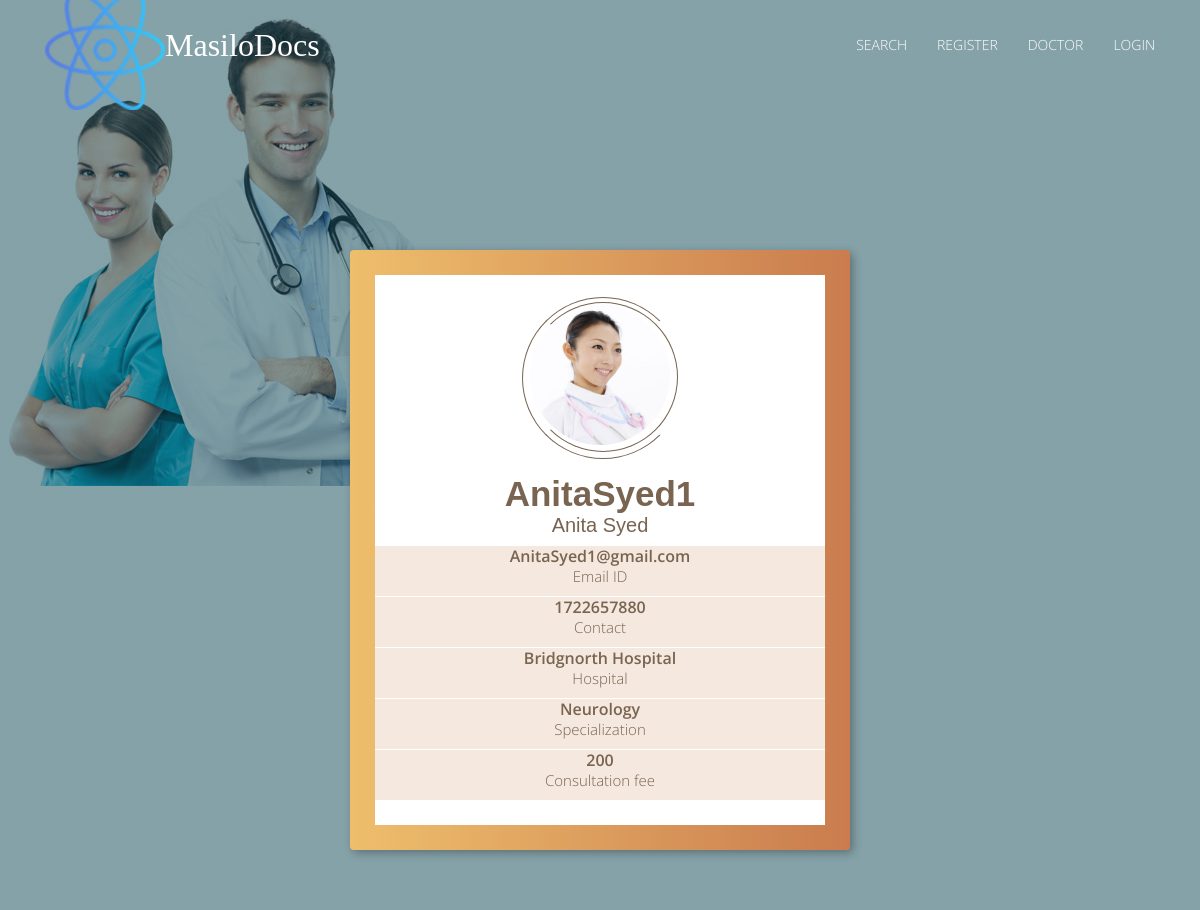
The page /doctor/2/ on the database its author committed.
### accounts/models.py (models this page shows, shortened)
class DoctorProfile(models.Model):
    user = models.OneToOneField(User, on_delete=models.CASCADE)
    hospital = models.ForeignKey('healthcare.Hospital', on_delete=models.CASCADE)
    contact = models.CharField(max_length=50)
    specialization = models.ForeignKey('healthcare.Department', on_delete=models.CASCADE)
    consultation_fee = models.IntegerField(default=200)
    amount = models.PositiveIntegerField(default=100)

### healthcare/models.py (models this page shows)
class Hospital(models.Model):
    name = models.CharField(max_length=100)
    location = models.ForeignKey(Location)
    contact = models.CharField(max_length=100, default='123456789')
    email = models.CharField(max_length=100,default='hospital_email@gmail.com')
    amount = models.PositiveIntegerField(default=100)
    def __str__(self):
        return self.name

class Department(models.Model):
    department_id = models.AutoField(primary_key=True)
    department_name = models.CharField(max_length=500)
    def __str__(self):
        return self.department_name

### accounts/views.py (the view)
# urls.py: url(r'^doctor/(?P<pk>[0-9]+)/', views.DoctorDetail.as_view(), name='doctor-detail'),
class DoctorDetail(generic.DetailView):
    model = DoctorProfile
    template_name = 'registration/doctorprofile.html'

### accounts/templates/registration/doctorprofile.html (shortened to what this page needs)
{% extends 'healthcare/base.html' %}
{% block body %}
{% load staticfiles %}
        <div class="containers">
          <div class="content-profile">
            <div class="profile">
              <div class="image-content">
                <div class="circle circle-1"></div>
                <div class="circle circle-2"></div><img src="{% static "img/doctor1.jpg" %}" alt="imgprofile"/>
              </div>
              <h4 class="profile__name" style="font-size:35px;">{{ doctorprofile.user.username }}<span style="font-size:20px">{{ doctorprofile.user.first_name }} {{ doctorprofile.user.last_name }}</span></h4>
            </div>
            <div class="profile-info">
              <div class="profile-info__item">
                <p>{{ doctorprofile.user.email }}<span>Email ID</span></p>
              </div>
              <div class="profile-info__item">
                <p>{{ doctorprofile.contact }}<span>Contact</span></p>
              </div>
              <div class="profile-info__item">
                <p>{{ doctorprofile.hospital }}<span>Hospital</span></p>
              </div>
              <div class="profile-info__item">
                <p>{{ doctorprofile.specialization }}<span>Specialization</span></p>
              </div>
              <div class="profile-info__item">
                <p>{{ doctorprofile.consultation_fee }}<span>Consultation fee</span></p>
              </div>
            </div>
          </div>
        </div>
{% endblock %}

### healthcare/static/css/style.css (style rules this page uses)
span { margin: 0 10px; }
span:first-of-type { margin-left: 0; }
span:last-of-type { margin-right: 0; }

### healthcare/static/css/profile.css (style rules this page uses)
.containers { width: 500px; height: 600px; margin: 60px auto; background: linear-gradient(to right, #EEBE6C 0%, #CA7C4E 100%); background: linear-gradient(bottom left, #EEBE6C 100%, #CA7C4E 0%); border-radius: 4px; box-shadow: 3px 3px 10px rgba(0, 0, 0, 0.3); position: relative; display: flex; justify-content: center; align-items: center; }
.content-profile { width: 450px; height: 550px; background: #fff; overflow: hidden; font-family: "Open Sans", sans-serif; -webkit-font-smoothing: antialiased; -moz-osx-font-smoothing: grayscale; }
.content-profile .profile { background: #fff; text-align: center; }
.content-profile .profile .image-content { width: 140px; height: 140px; margin: 30px auto; position: relative; }
.content-profile .profile .image-content .circle { position: absolute; top: -3px; left: -2px; border-radius: 50%; border-width: 1px; transition: .3s all; overflow: hidden; transition: 1s all; }
.content-profile .profile .image-content .circle-1 { width: 150px; height: 150px; border-style: solid; border-color: #786450 #786450 #786450 #fff; }
.content-profile .profile .image-content .circle-2 { width: 162px; height: 162px; top: -8px; left: -8px; border-style: solid; border-color: #786450 #fff #786450 #786450; }
.content-profile .profile .image-content img { display: block; border-radius: 50%; width: 100%; height: 100%; }
.content-profile .profile__name { color: #786450; font-weight: 600; font-size: 15px; }
.content-profile .profile__name span { display: block; font-weight: 300; font-size: 10px; }
.content-profile .profile-info { display: grid; grid-template-rows: repeat(3, 1fr); grid-gap: 1px; }
.content-profile .profile-info__item { background: #F5E8DF; display: flex; justify-content: center; align-items: center; transition: .3s all; }
.content-profile .profile-info__item p { color: #786450; font-weight: 600; text-align: center; }
.content-profile .profile-info__item p span { display: block; font-weight: 300; font-size: 15px; }

### healthcare/static/css/main.css (style rules this page uses)
body { font-family: 'Open Sans', sans-serif; line-height: 20px; color: #999999; font-size: 300; font-size: 16px; }
h1, h2, h3, h4, h5, h6 { font-family: 'Raleway', sans-serif; font-weight: 600; color: #222222; }

### rows shown on the page
DoctorProfile: user.username "AnitaSyed1", user.first_name "Anita", user.last_name "Syed", user.email "AnitaSyed1@gmail.com", contact "1722657880", hospital "Bridgnorth Hospital", specialization "Neurology", consultation_fee "200"
